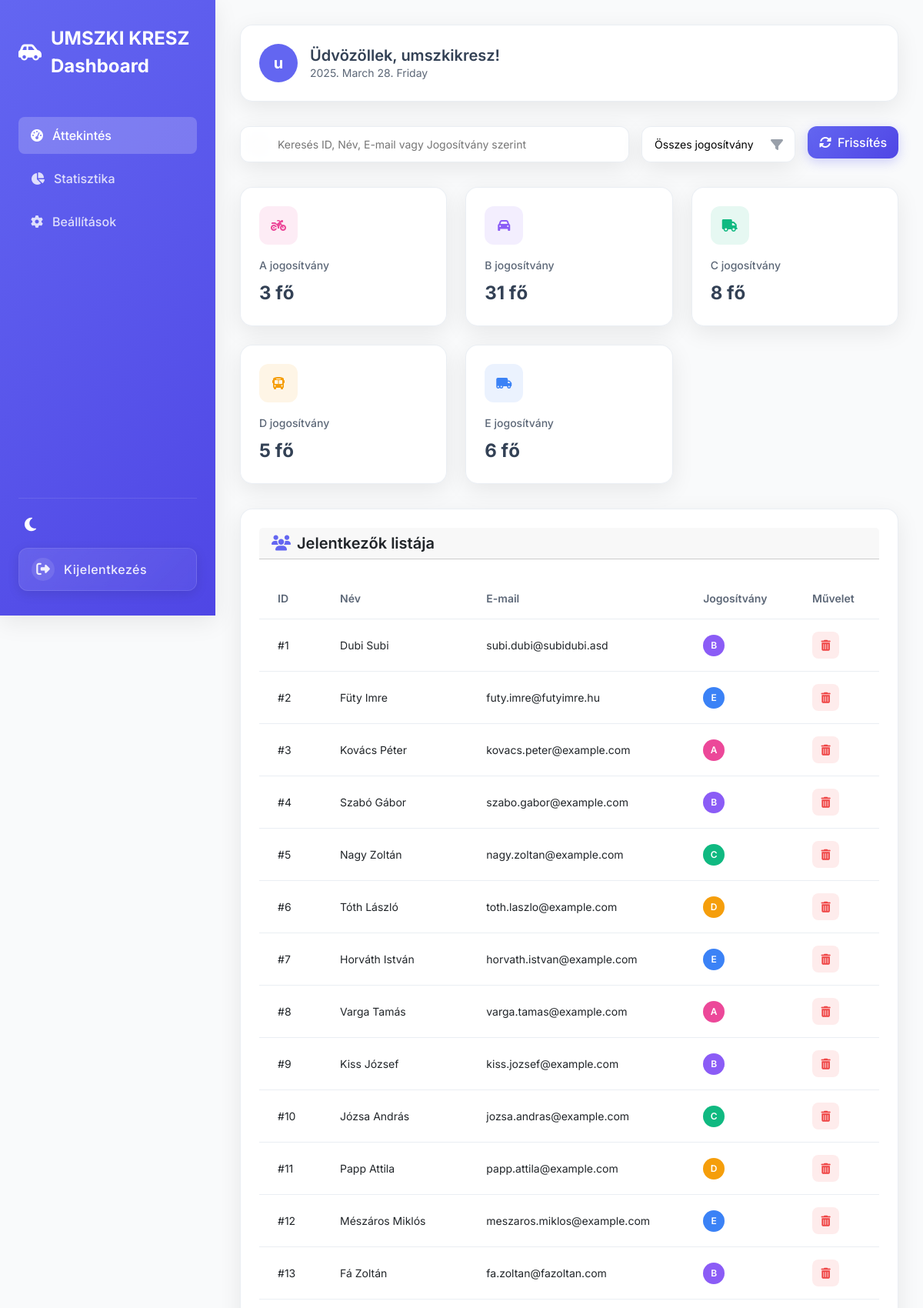
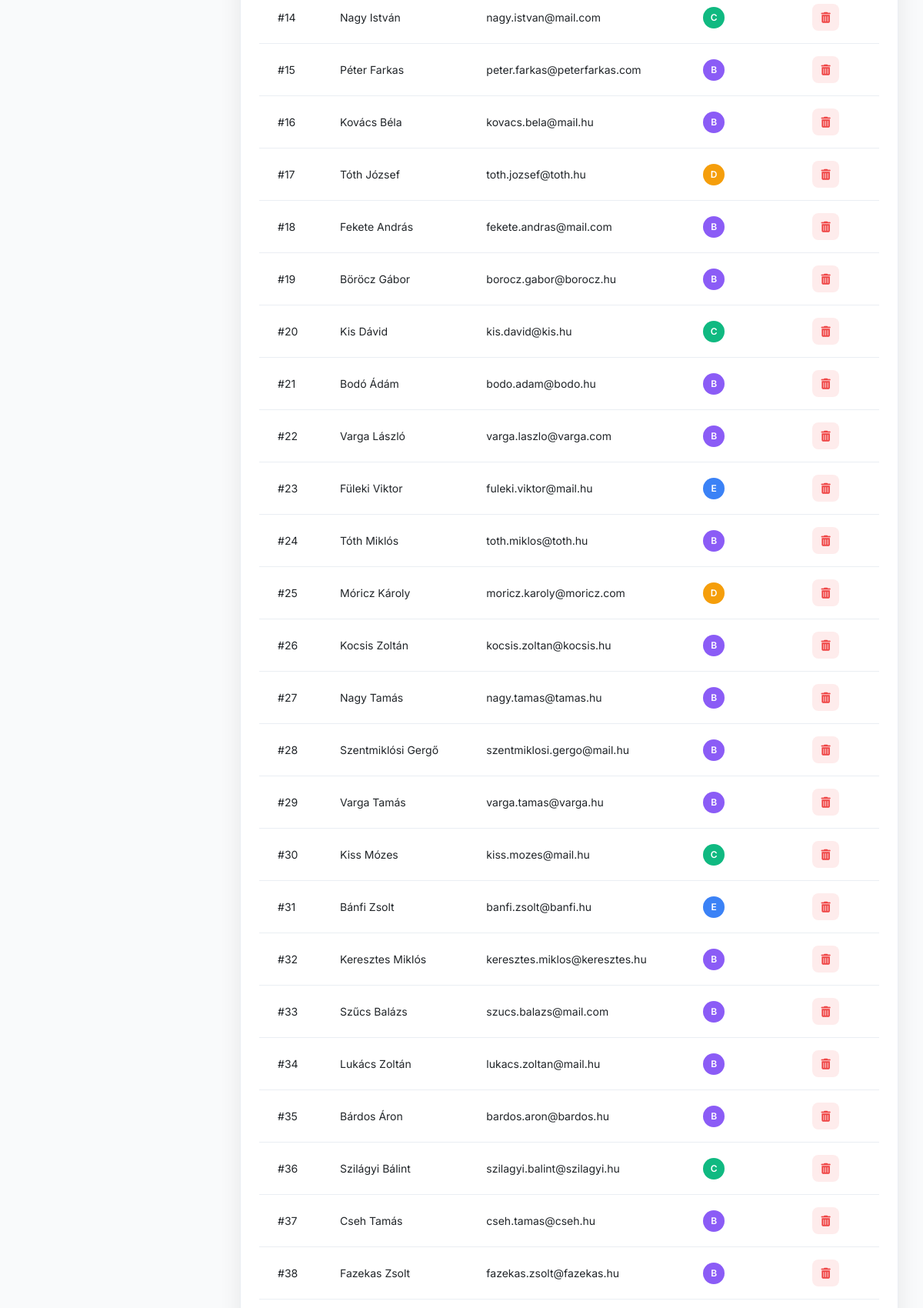
/dashboard/index.php (signed in, upper part), run on the app's committed database (2 pictures, top to bottom).
### tables this page shows
CREATE TABLE `registrations` (
  `id` int(11) NOT NULL AUTO_INCREMENT,
  `name` varchar(255) NOT NULL,
  `email` varchar(255) NOT NULL,
  `license` varchar(10) NOT NULL,
  PRIMARY KEY (`id`)
);

### dashboard/index.php (the view, shortened to what this page needs)
<?php
$userName = isset($_SESSION['felhasznalonev']) ? $_SESSION['felhasznalonev'] : 'Név nem található';
$servername = "localhost";
$username = "umszkikresz";
$password = "umszkikresz";
$dbname = "umszkikresz_db";
$conn = new mysqli($servername, $username, $password, $dbname);
$profilePicture = 'assets/default-avatar.png';
$licenseFilter = isset($_GET['license_filter']) ? $_GET['license_filter'] : 'all';
$searchQuery = isset($_GET['search_query']) ? $_GET['search_query'] : '';
$sql = "SELECT * FROM registrations WHERE 1=1";
$result = $conn->query($sql);
$registrations = [];
if ($result->num_rows > 0) {
    while ($row = $result->fetch_assoc()) {
        $registrations[] = $row;
    }
} else {
    $registrations = [];
}
$statistics = [
    'a' => 0,
    'b' => 0,
    'c' => 0,
    'd' => 0,
    'e' => 0
];
foreach ($registrations as $row) {
    $statistics[$row['license']]++;
}
$activePage = isset($_GET['page']) ? $_GET['page'] : 'dashboard';
?>
<!DOCTYPE html>
<html lang="hu">
<head>
    <link rel="stylesheet" href="https://cdn.jsdelivr.net/npm/bootstrap@5.3.0/dist/css/bootstrap.min.css">
</head>
<body>
    <div class="dashboard-container">
        <aside class="sidebar">
            <div class="sidebar-brand">
                <i class="fa-solid fa-car-side"></i>
                <span>UMSZKI KRESZ Dashboard</span>
            </div>
            <ul class="sidebar-menu">
                <li class="sidebar-item <?php echo ($activePage == 'dashboard') ? 'active' : ''; ?>">
                    <a href="?page=dashboard">
                        <i class="fa-solid fa-gauge-high"></i>
                        <span>Áttekintés</span>
                    </a>
                </li>
                <li class="sidebar-item <?php echo ($activePage == 'statistics') ? 'active' : ''; ?>">
                    <a href="?page=statistics">
                        <i class="fa-solid fa-chart-pie"></i>
                        <span>Statisztika</span>
                    </a>
                </li>
                <li class="sidebar-item <?php echo ($activePage == 'settings') ? 'active' : ''; ?>">
                    <a href="?page=settings">
                        <i class="fa-solid fa-gear"></i>
                        <span>Beállítások</span>
                    </a>
                </li>
            </ul>
            <div class="sidebar-footer">
                <button id="themeToggle" class="theme-toggle">
                    <i class="fa-solid fa-moon"></i>
                </button>
                <a href="?logout=true" class="futuristic-signout">
                    <div class="signout-icon-wrapper">
                        <i class="fa-solid fa-right-from-bracket signout-icon"></i>
                        <div class="signout-pulse"></div>
                    </div>
                    <span class="signout-text">Kijelentkezés</span>
                </a>
            </div>
        </aside>
        <main class="main-content">
            <div class="greeting-card">
                <div class="avatar">
                    <?php if (file_exists($profilePicture)): ?>
                        <img src="<?php echo htmlspecialchars($profilePicture); ?>" alt="Profilkép">
                    <?php else: ?>
                        <?php echo substr(htmlspecialchars($userName), 0, 1); ?>
                    <?php endif; ?>
                </div>
                <div class="greeting">
                    <h2>Üdvözöllek, <?php echo htmlspecialchars($userName); ?>!</h2>
                    <p><?php echo date('Y. F j. l'); ?></p>
                </div>
            </div>
            <?php if ($activePage == 'dashboard' || $activePage == 'registrations'): ?>
                <div class="actions-bar">
                    <form method="get" class="search-form">
                        <input type="text" name="search_query" class="search-input"
                            placeholder="Keresés ID, Név, E-mail vagy Jogosítvány szerint"
                            value="<?php echo htmlspecialchars($searchQuery); ?>">
                    </form>
                    <form method="get" class="filter-form">
                        <select name="license_filter" id="license_filter" class="filter-select"
                            onchange="this.form.submit()">
                            <option value="all" <?php echo ($licenseFilter == 'all') ? 'selected' : ''; ?>>Összes jogosítvány
                            </option>
                        </select>
                    </form>
                    <button id="refreshData" class="btn btn-primary">
                        <i class="fa-solid fa-sync-alt"></i>
                        <span>Frissítés</span>
                    </button>
                </div>
                <div class="stats-grid">
                    <div class="stat-card">
                        <div class="stat-icon" style="background-color: rgba(236, 72, 153, 0.1); color: #ec4899;">
                            <i class="fa-solid fa-motorcycle"></i>
                        </div>
                        <div class="stat-title">A jogosítvány</div>
                        <div class="stat-value"><?php echo $statistics['a']; ?> fő</div>
                    </div>
                    <div class="stat-card">
                        <div class="stat-icon" style="background-color: rgba(139, 92, 246, 0.1); color: #8b5cf6;">
                            <i class="fa-solid fa-car"></i>
                        </div>
                        <div class="stat-title">B jogosítvány</div>
                        <div class="stat-value"><?php echo $statistics['b']; ?> fő</div>
                    </div>
                    <div class="stat-card">
                        <div class="stat-icon" style="background-color: rgba(16, 185, 129, 0.1); color: #10b981;">
                            <i class="fa-solid fa-truck"></i>
                        </div>
                        <div class="stat-title">C jogosítvány</div>
                        <div class="stat-value"><?php echo $statistics['c']; ?> fő</div>
                    </div>
                    <div class="stat-card">
                        <div class="stat-icon" style="background-color: rgba(245, 158, 11, 0.1); color: #f59e0b;">
                            <i class="fa-solid fa-bus"></i>
                        </div>
                        <div class="stat-title">D jogosítvány</div>
                        <div class="stat-value"><?php echo $statistics['d']; ?> fő</div>
                    </div>
                    <div class="stat-card">
                        <div class="stat-icon" style="background-color: rgba(59, 130, 246, 0.1); color: #3b82f6;">
                            <i class="fa-solid fa-truck-moving"></i>
                        </div>
                        <div class="stat-title">E jogosítvány</div>
                        <div class="stat-value"><?php echo $statistics['e']; ?> fő</div>
                    </div>
                </div>
                <div class="card" id="registrations">
                    <div class="card-header">
                        <h3 class="card-title">
                            <i class="fa-solid fa-users"></i>
                            Jelentkezők listája
                        </h3>
                    </div>
                    <?php if (empty($registrations)): ?>
                        <div class="empty-state">
                            <i class="fa-solid fa-clipboard-list empty-icon"></i>
                            <p class="empty-text">Nincs megjeleníthető jelentkező</p>
                        </div>
                    <?php else: ?>
                        <div style="overflow-x: auto;">
                            <table class="data-table">
                                <thead>
                                    <tr>
                                        <th>ID</th>
                                        <th>Név</th>
                                        <th>E-mail</th>
                                        <th>Jogosítvány</th>
                                        <th>Művelet</th>
                                    </tr>
                                </thead>
                                <tbody>
                                    <?php foreach ($registrations as $row): ?>
                                        <tr>
                                            <td>#<?php echo htmlspecialchars($row['id']); ?></td>
                                            <td><?php echo htmlspecialchars($row['name']); ?></td>
                                            <td><?php echo htmlspecialchars($row['email']); ?></td>
                                            <td>
                                                <span
                                                    class="license-badge license-<?php echo htmlspecialchars($row['license']); ?>">
                                                    <?php echo strtoupper(htmlspecialchars($row['license'])); ?>
                                                </span>
                                            </td>
                                            <td>
                                                <a href="?page=<?php echo $activePage; ?>&delete_id=<?php echo $row['id']; ?>"
                                                    class="action-btn"
                                                    onclick="return confirm('Biztosan törölni szeretnéd ezt a jelentkezőt?');">
                                                    <i class="fa-solid fa-trash-can"></i>
                                                </a>
                                            </td>
                                        </tr>
                                    <?php endforeach; ?>
                                </tbody>
                            </table>
                        </div>
                    <?php endif; ?>
                </div>
            <?php endif; ?>
        </main>
    </div>
</body>
</html>

### data on the page
registrations: id "1", name "Dubi Subi", email "subi.dubi@subidubi.asd", license "B"
registrations: id "2", name "Füty Imre", email "futy.imre@futyimre.hu", license "E"
registrations: id "3", name "Kovács Péter", email "kovacs.peter@example.com", license "A"
registrations: id "4", name "Szabó Gábor", email "szabo.gabor@example.com", license "B"
registrations: id "5", name "Nagy Zoltán", email "nagy.zoltan@example.com", license "C"
registrations: id "6", name "Tóth László", email "toth.laszlo@example.com", license "D"
registrations: id "7", name "Horváth István", email "horvath.istvan@example.com", license "E"
registrations: id "8", name "Varga Tamás", email "varga.tamas@example.com", license "A"
registrations: id "9", name "Kiss József", email "kiss.jozsef@example.com", license "B"
registrations: id "10", name "Józsa András", email "jozsa.andras@example.com", license "C"
registrations: id "11", name "Papp Attila", email "papp.attila@example.com", license "D"
registrations: id "12", name "Mészáros Miklós", email "meszaros.miklos@example.com", license "E"
registrations: id "13", name "Fá Zoltán", email "fa.zoltan@fazoltan.com", license "B"
registrations: id "14", name "Nagy István", email "nagy.istvan@mail.com", license "C"
registrations: id "15", name "Péter Farkas", email "peter.farkas@peterfarkas.com", license "B"
registrations: id "16", name "Kovács Béla", email "kovacs.bela@mail.hu", license "B"
registrations: id "17", name "Tóth József", email "toth.jozsef@toth.hu", license "D"
registrations: id "18", name "Fekete András", email "fekete.andras@mail.com", license "B"
registrations: id "19", name "Böröcz Gábor", email "borocz.gabor@borocz.hu", license "B"
registrations: id "20", name "Kis Dávid", email "kis.david@kis.hu", license "C"
registrations: id "21", name "Bodó Ádám", email "bodo.adam@bodo.hu", license "B"
registrations: id "22", name "Varga László", email "varga.laszlo@varga.com", license "B"
registrations: id "23", name "Füleki Viktor", email "fuleki.viktor@mail.hu", license "E"
registrations: id "24", name "Tóth Miklós", email "toth.miklos@toth.hu", license "B"
registrations: id "25", name "Móricz Károly", email "moricz.karoly@moricz.com", license "D"
registrations: id "26", name "Kocsis Zoltán", email "kocsis.zoltan@kocsis.hu", license "B"
registrations: id "27", name "Nagy Tamás", email "nagy.tamas@tamas.hu", license "B"
registrations: id "28", name "Szentmiklósi Gergő", email "szentmiklosi.gergo@mail.hu", license "B"
registrations: id "29", name "Varga Tamás", email "varga.tamas@varga.hu", license "B"
registrations: id "30", name "Kiss Mózes", email "kiss.mozes@mail.hu", license "C"
registrations: id "31", name "Bánfi Zsolt", email "banfi.zsolt@banfi.hu", license "E"
registrations: id "32", name "Keresztes Miklós", email "keresztes.miklos@keresztes.hu", license "B"
registrations: id "33", name "Szűcs Balázs", email "szucs.balazs@mail.com", license "B"
registrations: id "34", name "Lukács Zoltán", email "lukacs.zoltan@mail.hu", license "B"
registrations: id "35", name "Bárdos Áron", email "bardos.aron@bardos.hu", license "B"
registrations: id "36", name "Szilágyi Bálint", email "szilagyi.balint@szilagyi.hu", license "C"
registrations: id "37", name "Cseh Tamás", email "cseh.tamas@cseh.hu", license "B"
registrations: id "38", name "Fazekas Zsolt", email "fazekas.zsolt@fazekas.hu", license "B"

### other printed values
substr(htmlspecialchars($userName), 0, 1) "u"
$userName "umszkikresz"
$statistics['a'] "3"
$statistics['b'] "31"
$statistics['c'] "8"
$statistics['d'] "5"
$statistics['e'] "6"
